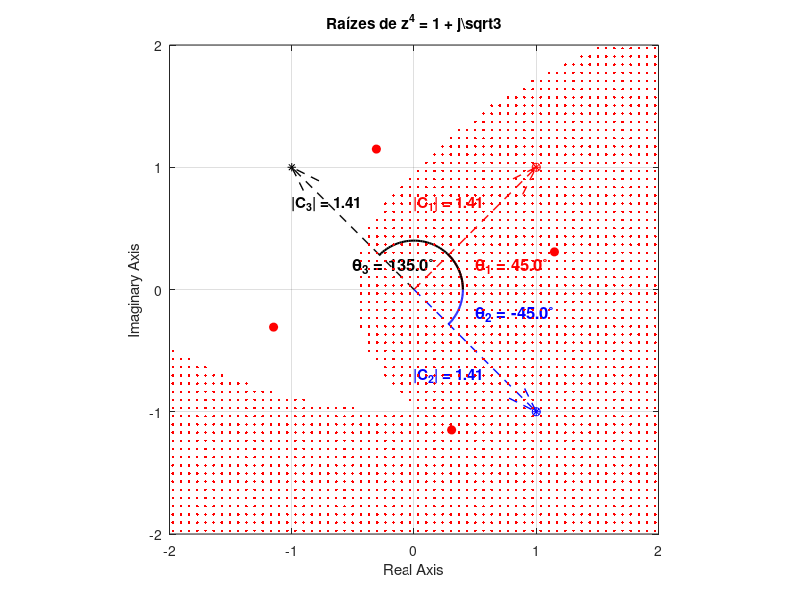

This chart was generated by the following MATLAB code:
# Alguns comandos para representacao e operacao de complexos
# complex(R, I) - criar um numero complexo a partir das partes reais e imaginarias
# real(C) e imag(C) - devolvem o valor da componente real e imaginarias de um complexo
# abs(C) - devolve a magnitude (modulo)
# angle(C) - devolve a fase em radianos
# conj(C) - devolve o complexo conjugado
# exp(C) - permite representacao e calculos na forma e^j*theta
# deg2rad(deg) - converte de graus para radianos
# rad2deg(rad) - converte de radianos para graus

#Visualizacao numeros complexos com octave
C1 = 1 + j;
C2 = complex(1, -1); # o mesmo que C2 = 1 - 1*j
                          # alternativamente, podia ter tambem feito C2=conj(C1)
plot(C1, 'ro', C2, 'bo');

xlabel('Real Axis');
ylabel('Imaginary Axis');
title('Complex Plane Representation (Argand-Gauss)');
grid on;
axis([-2 2 -2 2], "equal");
hold on;

# desenhar vetores origem para pontos complexos
quiver(0, 0, real(C1), imag(C1), 0, 'r--', 'LineWidth', 1, 'MaxHeadSize', 0.1);
quiver(0, 0, real(C2), imag(C2), 0, 'b--', 'LineWidth', 1, 'MaxHeadSize', 0.1);


# calcular os modulos (comprimento dos vetores) e angulos em graus
mod_C1 = abs(C1);
mod_C2 = abs(C2);
angulo_C1_graus = rad2deg(angle(C1));
angulo_C2_graus = rad2deg(angle(C2));

# criar o texto formatado para os modulos e angulos
texto_mod_C1 = sprintf('|C_1| = %.2f', mod_C1);
texto_mod_C2 = sprintf('|C_2| = %.2f', mod_C2);
texto_angulo_C1 = sprintf('\\theta_1 = %.1f^{\\circ}', angulo_C1_graus);
texto_angulo_C2 = sprintf('\\theta_2 = %.1f^{\\circ}', angulo_C2_graus);

# desenhar valores dos modulos e angulos de cada vetor
raio_arco = 0.4;
text(real(C1)/2 - 0.5, imag(C1)/2 + 0.2, texto_mod_C1, 'Color', 'r', 'FontSize', 11, 'FontWeight', 'bold');
text(real(C2)/2 - 0.5, imag(C2)/2 - 0.2, texto_mod_C2, 'Color', 'b', 'FontSize', 11, 'FontWeight', 'bold');
theta1 = linspace(0, angle(C1), 50); % Cria 50 pontos entre 0 e o ângulo de C1 (radianos)
plot(raio_arco*cos(theta1), raio_arco*sin(theta1), 'r', 'LineWidth', 1.5);
text(0.5, 0.2, texto_angulo_C1, 'Color', 'r', 'FontSize', 12, 'FontWeight', 'bold');
theta2 = linspace(angle(C2), 0, 50);
plot(raio_arco*cos(theta2), raio_arco*sin(theta2), 'b', 'LineWidth', 1.5);
text(0.5, -0.2, texto_angulo_C2, 'Color', 'b', 'FontSize', 12, 'FontWeight', 'bold');

# podemos desenhar os mesmos pontos usando a forma polar (distancia origem e angulo com eixo real positivo)
# notar que:
# - a parte real corresponde ao cateto adjacente do angulo (vamos chamar a este 'a')
# - a parte imaginaria corresponde ao cateto oposto do angulo (vamos chamar a este 'b')
# - a distancia ao ponto desde a origem corresponde hipotenusa (vamos chamar a esta 'r')
# como cos(theta) = a / r e sin(theta) = b / r
# podemos definir o ponto no plano complexo como C = a + b*j = r*cos(theta) + r*sin(theta)*j = r (cos(theta) + j*sin(theta))
# simplificando com a formula de Euler, C = r*e^(j*theta). De notar que a formula de Euler apenas define a direcao (fasor unitario) enquanto r
# define o comprimento do vetor
C1_polar = abs(C1)*(cos(angle(C1))+j*sin(angle(C1)));
C2_polar = abs(C2)*exp(j*angle(C2)); # agora com a formula de Euler
plot(C1, 'r*', C2, 'b*');

# observando o plano complexo, podemos observar que 1*j = 1 * e^(j*pi/2)
# o que acontece se multiplicarmos um qualquer ponto na forma polar por e^(j*pi/2) .....
# C = r*e^(j*theta) * e^(j*pi/2) = r*e^(j*theta+pi/2) -> rotacao de 90graus no sentido anti-horario, modulo igual!
# daqui tambem facilmente observamos a "periodicidade" de j... se cada multiplicacao de j corresponde a uma rotacao de 90 graus,
# 4 * j corresponde a uma rotacao de 360 graus (voltamos ao mesmo ponto)!!
# Nota: iremos ver mais tarde que a forma polar é bastente útil para "transformar" sinais e verificar as suas propriedades
# facilmente (amplitude e fase)
C3_polar = C1_polar * exp(j*pi/2);
mod_C3 = abs(C3_polar);
angulo_C3_graus = rad2deg(angle(C3_polar));
plot(C3_polar, 'black*');
quiver(0, 0, real(C3_polar), imag(C3_polar), 0, 'black--', 'LineWidth', 1, 'MaxHeadSize', 0.1);
texto_angulo_C3 = sprintf('\\theta_3 = %.1f^{\\circ}', angulo_C3_graus);
texto_mod_C3 = sprintf('|C_3| = %.2f', mod_C3);
text(real(C3_polar)/2 - 0.5, imag(C3_polar)/2 + 0.2, texto_mod_C3, 'Color', 'black', 'FontSize', 11, 'FontWeight', 'bold');
theta3 = linspace(0, angle(C3_polar), 50);
plot(raio_arco*cos(theta3), raio_arco*sin(theta3), 'black', 'LineWidth', 1.5);
text(-0.5, 0.2, texto_angulo_C3, 'Color', 'black', 'FontSize', 12, 'FontWeight', 'bold');



# 1

# 1 a)
(1-j)^2+(2+j)^2

# 1 c)
(1+2j)/(3-4j)+(2-j)/5j
# ou para mostrar em fracao (atencao que rats faz sempre uma aproximacao!!)
rats((1+2j)/(3-4j)+(2-j)/5j)

# 1 i)
# CUIDADO! 3j^30 leva o octave a considerar (3j)^30 e nao 3(j^30) !!
(3*j^30-j^19)/(2j-1)

# 1 k)
(exp(j*pi/3)+exp(j*pi/6))/(2+j)

# 2 c) translacao (triangulo desliza no plano)

# 2 e) rotacao e escalamento

# 2 g) simetria em relacao ao eixo real

# 2 h) inversao da magnitude e angulo

# 5 lugar geometrico, conjunto de todos os pontos no plano complexo que satisfazem uma regra ou condicao matematica

# 5 a
vetor_x = linspace(-10, 10, 300);
vetor_y = linspace(-10, 10, 300);
[x, y] = meshgrid(vetor_x, vetor_y); # temos de usar meshgrid para gerarmos todas as combinacoes possiveis
                                     # entre X e Y. Por exemplo, com apenas vetor_x = [1, 2, 3] e vetor_y = [4, 5, 6], z = vetor_x + j*vetor_y iriam apenas resultar em [1+4j, 2+5j, 3+6j], qquando existe 9 combinacoes possiveis
z = x + j*y; # pontos complexos para cada combinacao possivei de x e y

condicao = abs(z - 3j) > 4;

x_validos = x(condicao);
y_validos = y(condicao);
plot(x_validos, y_validos, 'r.');
axis equal;
axis([-10 10 -10 10]);



# 5 b
vetor_x = linspace(-10, 10, 300);
vetor_y = linspace(-10, 10, 300);
[x, y] = meshgrid(vetor_x, vetor_y);
z = x + j*y;
condicao = abs(z) - real(z) -1 < 0.0000001; # temos que testar para um numero muito pequeno e nao zero por causa
                                            # da precisao que nao permite calcular valores exactamente iguais a 0

x_validos = x(condicao);
y_validos = y(condicao);
plot(x_validos, y_validos, 'r.');
axis equal;
axis([-10 10 -10 10]);

# 2 1 b
% definir o segundo elemento da equacao
w = 1 + j*sqrt(3);

% encontrar as raízes usando polinómios (z^4 - w = 0)
p = [1, 0, 0, 0, -w];
raizes = roots(p);

% visualizar no plano
plot(raizes, 'ro', 'MarkerFaceColor', 'r');
grid on; axis equal;
title('Raízes de z^4 = 1 + j\sqrt{3}');
axis equal;
axis([-2 2 -2 2]);
